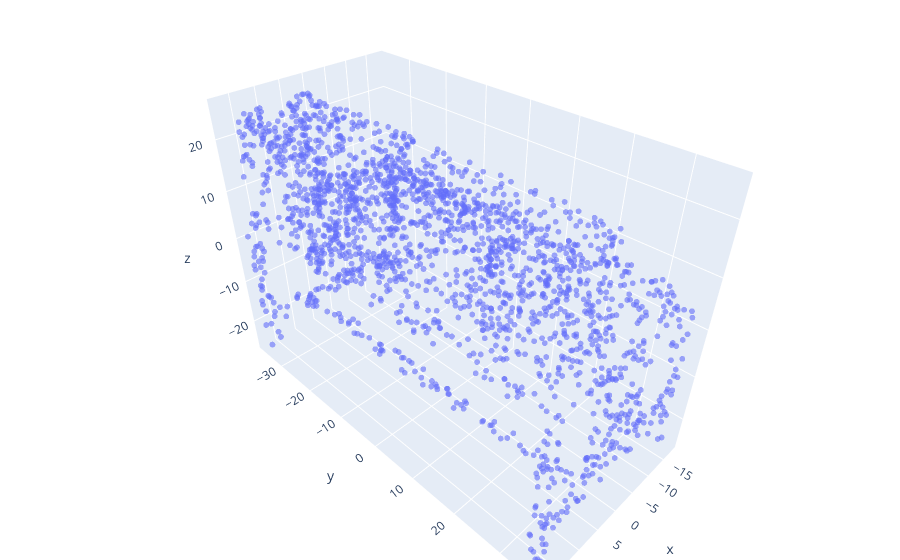
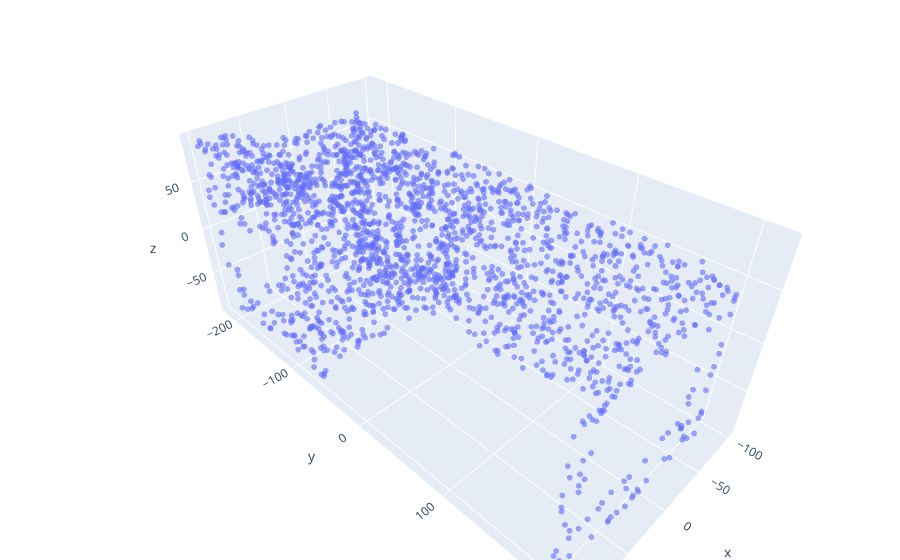
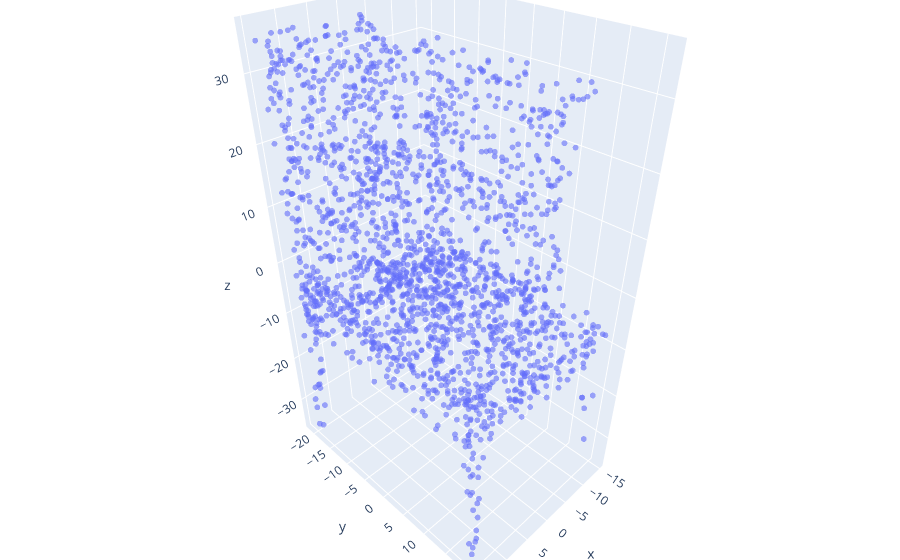

Source (notebook cell) for these figures, in order:
### Code cell
# Plot fail cases
fail_cases = np.where(all_preds != all_targets)[0]
for i in range(3):
    idx = fail_cases[i]
    print("Predicted: {}, Target: {}".format(CLASS_MAP[all_preds[idx]], CLASS_MAP[all_targets[idx]]))
    plot_point_cloud(test_points[idx], alpha=0.6)

### Figure 1 — Plotly figure (JSON) as saved in the notebook; plotly's stock layout.template omitted (floating-point values rounded to 4 significant figures; data arrays with more than 128 entries replaced by an {"elided": "..."} marker saying what was removed)
{"data": [{"marker": {"opacity": 0.6, "size": 2}, "mode": "markers", "type": "scatter3d", "x": {"elided": "2048 float values"}, "y": {"elided": "2048 float values"}, "z": {"elided": "2048 float values"}}], "layout": {"margin": {"b": 0, "l": 0, "r": 0, "t": 0}}}

### Figure 2 — Plotly figure (JSON) as saved in the notebook; plotly's stock layout.template omitted (floating-point values rounded to 4 significant figures; data arrays with more than 128 entries replaced by an {"elided": "..."} marker saying what was removed)
{"data": [{"marker": {"opacity": 0.6, "size": 2}, "mode": "markers", "type": "scatter3d", "x": {"elided": "2048 float values"}, "y": {"elided": "2048 float values"}, "z": {"elided": "2048 float values"}}], "layout": {"margin": {"b": 0, "l": 0, "r": 0, "t": 0}}}

### Figure 3 — Plotly figure (JSON) as saved in the notebook; plotly's stock layout.template omitted (floating-point values rounded to 4 significant figures; data arrays with more than 128 entries replaced by an {"elided": "..."} marker saying what was removed)
{"data": [{"marker": {"opacity": 0.6, "size": 2}, "mode": "markers", "type": "scatter3d", "x": {"elided": "2048 float values"}, "y": {"elided": "2048 float values"}, "z": {"elided": "2048 float values"}}], "layout": {"margin": {"b": 0, "l": 0, "r": 0, "t": 0}}}
